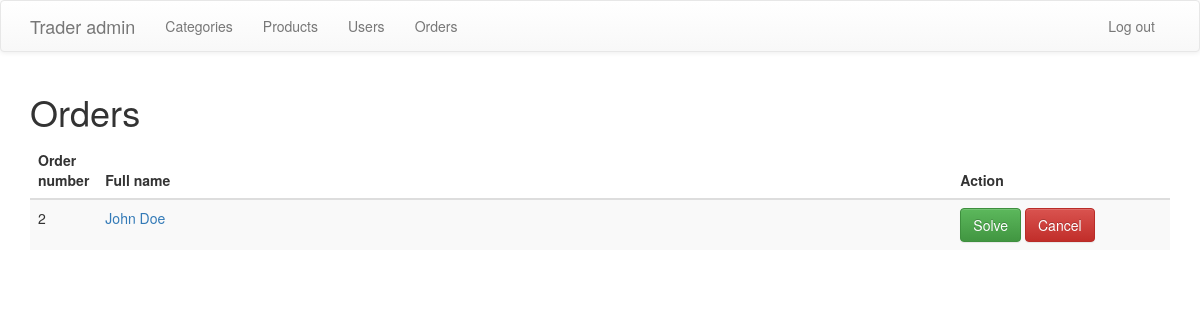
The page /admin/orders.php on the database its author committed.
### tables this page shows
CREATE TABLE IF NOT EXISTS `orders` (
  `order_id` int(11) NOT NULL AUTO_INCREMENT,
  `user_id` int(11) NOT NULL,
  `fname` varchar(255) NOT NULL,
  `lname` varchar(255) NOT NULL,
  `email` varchar(255) NOT NULL,
  `products` text NOT NULL,
  `quantity` text NOT NULL,
  `address` text NOT NULL,
  `order_date` timestamp NOT NULL DEFAULT CURRENT_TIMESTAMP ON UPDATE CURRENT_TIMESTAMP,
  `status` int(11) NOT NULL DEFAULT '1' COMMENT '1 - order is not resolved, 0 - order is resolved',
  `canceled` int(11) NOT NULL DEFAULT '0' COMMENT '1 - order is canceled, 0 - order is not canceled',
  PRIMARY KEY (`order_id`)
);

### admin/orders.php (the view, shortened to what this page needs)
<?php
include('config.php');
?>
<!DOCTYPE html>
<html lang="en">
<head>
	<link rel="stylesheet" href="https://maxcdn.bootstrapcdn.com/bootstrap/3.3.4/css/bootstrap.min.css">
	<link rel="stylesheet" href="https://maxcdn.bootstrapcdn.com/bootstrap/3.3.4/css/bootstrap-theme.min.css">
</head>
<body>
	<?php include('template_parts/header.php'); ?>
	<div class="container">
		<h1>Orders</h1>
		<table class="table table-striped">
			<thead>
				<tr>
					<th width="5%">Order number</th>
					<th width="75%">Full name</th>
					<th>Action</th>
				</tr>
			</thead>
			<tbody>
				<?php
				$orders = $db->query("SELECT * FROM orders WHERE status='1' AND canceled='0' ORDER BY order_date DESC");
				while($row = $orders->fetch_assoc()) {
				?>
				<tr>
					<td>
						<?php echo $row['order_id'] ?>
					</td>
					<td>
						<a href="view_order.php?order_id=<?php echo $row['order_id']; ?>">
						<?php echo $row['fname'] . ' ' . $row['lname']; ?>
						</a>
					</td>
					<td>
						<a href="solve_order.php?order_id=<?php echo $row['order_id']; ?>" class="btn btn-success">Solve</a>
						<a href="cancel_order.php?order_id=<?php echo $row['order_id']; ?>" class="btn btn-danger">Cancel</a>
					</td>
				</tr>
				<?php
				}
				?>
			</tbody>
		</table>
	</div>
</body>
</html>

### rows shown on the page
orders: order_id "2", fname "John", lname "Doe"
